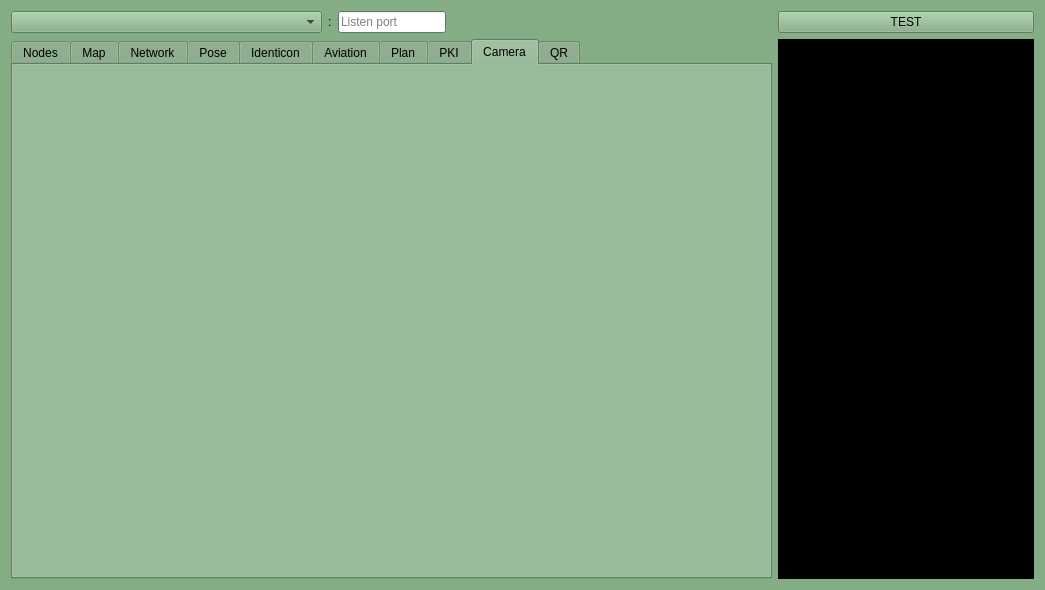
<?xml version="1.0" encoding="UTF-8"?>
<ui version="4.0">
 <class>HubWindow</class>
 <widget class="QMainWindow" name="HubWindow">
  <property name="geometry">
   <rect>
    <x>0</x>
    <y>0</y>
    <width>1045</width>
    <height>590</height>
   </rect>
  </property>
  <property name="sizePolicy">
   <sizepolicy hsizetype="Ignored" vsizetype="Preferred">
    <horstretch>0</horstretch>
    <verstretch>0</verstretch>
   </sizepolicy>
  </property>
  <property name="palette">
   <palette>
    <active>
     <colorrole role="WindowText">
      <brush brushstyle="SolidPattern">
       <color alpha="255">
        <red>0</red>
        <green>0</green>
        <blue>0</blue>
       </color>
      </brush>
     </colorrole>
     <colorrole role="Button">
      <brush brushstyle="SolidPattern">
       <color alpha="255">
        <red>132</red>
        <green>173</green>
        <blue>133</blue>
       </color>
      </brush>
     </colorrole>
     <colorrole role="Light">
      <brush brushstyle="SolidPattern">
       <color alpha="255">
        <red>199</red>
        <green>255</green>
        <blue>201</blue>
       </color>
      </brush>
     </colorrole>
     <colorrole role="Midlight">
      <brush brushstyle="SolidPattern">
       <color alpha="255">
        <red>165</red>
        <green>214</green>
        <blue>167</blue>
       </color>
      </brush>
     </colorrole>
     <colorrole role="Dark">
      <brush brushstyle="SolidPattern">
       <color alpha="255">
        <red>66</red>
        <green>86</green>
        <blue>66</blue>
       </color>
      </brush>
     </colorrole>
     <colorrole role="Mid">
      <brush brushstyle="SolidPattern">
       <color alpha="255">
        <red>88</red>
        <green>115</green>
        <blue>89</blue>
       </color>
      </brush>
     </colorrole>
     <colorrole role="Text">
      <brush brushstyle="SolidPattern">
       <color alpha="255">
        <red>0</red>
        <green>0</green>
        <blue>0</blue>
       </color>
      </brush>
     </colorrole>
     <colorrole role="BrightText">
      <brush brushstyle="SolidPattern">
       <color alpha="255">
        <red>255</red>
        <green>255</green>
        <blue>255</blue>
       </color>
      </brush>
     </colorrole>
     <colorrole role="ButtonText">
      <brush brushstyle="SolidPattern">
       <color alpha="255">
        <red>0</red>
        <green>0</green>
        <blue>0</blue>
       </color>
      </brush>
     </colorrole>
     <colorrole role="Base">
      <brush brushstyle="SolidPattern">
       <color alpha="255">
        <red>255</red>
        <green>255</green>
        <blue>255</blue>
       </color>
      </brush>
     </colorrole>
     <colorrole role="Window">
      <brush brushstyle="SolidPattern">
       <color alpha="255">
        <red>132</red>
        <green>173</green>
        <blue>133</blue>
       </color>
      </brush>
     </colorrole>
     <colorrole role="Shadow">
      <brush brushstyle="SolidPattern">
       <color alpha="255">
        <red>0</red>
        <green>0</green>
        <blue>0</blue>
       </color>
      </brush>
     </colorrole>
     <colorrole role="AlternateBase">
      <brush brushstyle="SolidPattern">
       <color alpha="255">
        <red>193</red>
        <green>214</green>
        <blue>194</blue>
       </color>
      </brush>
     </colorrole>
     <colorrole role="ToolTipBase">
      <brush brushstyle="SolidPattern">
       <color alpha="255">
        <red>255</red>
        <green>255</green>
        <blue>220</blue>
       </color>
      </brush>
     </colorrole>
     <colorrole role="ToolTipText">
      <brush brushstyle="SolidPattern">
       <color alpha="255">
        <red>0</red>
        <green>0</green>
        <blue>0</blue>
       </color>
      </brush>
     </colorrole>
    </active>
    <inactive>
     <colorrole role="WindowText">
      <brush brushstyle="SolidPattern">
       <color alpha="255">
        <red>0</red>
        <green>0</green>
        <blue>0</blue>
       </color>
      </brush>
     </colorrole>
     <colorrole role="Button">
      <brush brushstyle="SolidPattern">
       <color alpha="255">
        <red>132</red>
        <green>173</green>
        <blue>133</blue>
       </color>
      </brush>
     </colorrole>
     <colorrole role="Light">
      <brush brushstyle="SolidPattern">
       <color alpha="255">
        <red>199</red>
        <green>255</green>
        <blue>201</blue>
       </color>
      </brush>
     </colorrole>
     <colorrole role="Midlight">
      <brush brushstyle="SolidPattern">
       <color alpha="255">
        <red>165</red>
        <green>214</green>
        <blue>167</blue>
       </color>
      </brush>
     </colorrole>
     <colorrole role="Dark">
      <brush brushstyle="SolidPattern">
       <color alpha="255">
        <red>66</red>
        <green>86</green>
        <blue>66</blue>
       </color>
      </brush>
     </colorrole>
     <colorrole role="Mid">
      <brush brushstyle="SolidPattern">
       <color alpha="255">
        <red>88</red>
        <green>115</green>
        <blue>89</blue>
       </color>
      </brush>
     </colorrole>
     <colorrole role="Text">
      <brush brushstyle="SolidPattern">
       <color alpha="255">
        <red>0</red>
        <green>0</green>
        <blue>0</blue>
       </color>
      </brush>
     </colorrole>
     <colorrole role="BrightText">
      <brush brushstyle="SolidPattern">
       <color alpha="255">
        <red>255</red>
        <green>255</green>
        <blue>255</blue>
       </color>
      </brush>
     </colorrole>
     <colorrole role="ButtonText">
      <brush brushstyle="SolidPattern">
       <color alpha="255">
        <red>0</red>
        <green>0</green>
        <blue>0</blue>
       </color>
      </brush>
     </colorrole>
     <colorrole role="Base">
      <brush brushstyle="SolidPattern">
       <color alpha="255">
        <red>255</red>
        <green>255</green>
        <blue>255</blue>
       </color>
      </brush>
     </colorrole>
     <colorrole role="Window">
      <brush brushstyle="SolidPattern">
       <color alpha="255">
        <red>132</red>
        <green>173</green>
        <blue>133</blue>
       </color>
      </brush>
     </colorrole>
     <colorrole role="Shadow">
      <brush brushstyle="SolidPattern">
       <color alpha="255">
        <red>0</red>
        <green>0</green>
        <blue>0</blue>
       </color>
      </brush>
     </colorrole>
     <colorrole role="AlternateBase">
      <brush brushstyle="SolidPattern">
       <color alpha="255">
        <red>193</red>
        <green>214</green>
        <blue>194</blue>
       </color>
      </brush>
     </colorrole>
     <colorrole role="ToolTipBase">
      <brush brushstyle="SolidPattern">
       <color alpha="255">
        <red>255</red>
        <green>255</green>
        <blue>220</blue>
       </color>
      </brush>
     </colorrole>
     <colorrole role="ToolTipText">
      <brush brushstyle="SolidPattern">
       <color alpha="255">
        <red>0</red>
        <green>0</green>
        <blue>0</blue>
       </color>
      </brush>
     </colorrole>
    </inactive>
    <disabled>
     <colorrole role="WindowText">
      <brush brushstyle="SolidPattern">
       <color alpha="255">
        <red>66</red>
        <green>86</green>
        <blue>66</blue>
       </color>
      </brush>
     </colorrole>
     <colorrole role="Button">
      <brush brushstyle="SolidPattern">
       <color alpha="255">
        <red>132</red>
        <green>173</green>
        <blue>133</blue>
       </color>
      </brush>
     </colorrole>
     <colorrole role="Light">
      <brush brushstyle="SolidPattern">
       <color alpha="255">
        <red>199</red>
        <green>255</green>
        <blue>201</blue>
       </color>
      </brush>
     </colorrole>
     <colorrole role="Midlight">
      <brush brushstyle="SolidPattern">
       <color alpha="255">
        <red>165</red>
        <green>214</green>
        <blue>167</blue>
       </color>
      </brush>
     </colorrole>
     <colorrole role="Dark">
      <brush brushstyle="SolidPattern">
       <color alpha="255">
        <red>66</red>
        <green>86</green>
        <blue>66</blue>
       </color>
      </brush>
     </colorrole>
     <colorrole role="Mid">
      <brush brushstyle="SolidPattern">
       <color alpha="255">
        <red>88</red>
        <green>115</green>
        <blue>89</blue>
       </color>
      </brush>
     </colorrole>
     <colorrole role="Text">
      <brush brushstyle="SolidPattern">
       <color alpha="255">
        <red>66</red>
        <green>86</green>
        <blue>66</blue>
       </color>
      </brush>
     </colorrole>
     <colorrole role="BrightText">
      <brush brushstyle="SolidPattern">
       <color alpha="255">
        <red>255</red>
        <green>255</green>
        <blue>255</blue>
       </color>
      </brush>
     </colorrole>
     <colorrole role="ButtonText">
      <brush brushstyle="SolidPattern">
       <color alpha="255">
        <red>66</red>
        <green>86</green>
        <blue>66</blue>
       </color>
      </brush>
     </colorrole>
     <colorrole role="Base">
      <brush brushstyle="SolidPattern">
       <color alpha="255">
        <red>132</red>
        <green>173</green>
        <blue>133</blue>
       </color>
      </brush>
     </colorrole>
     <colorrole role="Window">
      <brush brushstyle="SolidPattern">
       <color alpha="255">
        <red>132</red>
        <green>173</green>
        <blue>133</blue>
       </color>
      </brush>
     </colorrole>
     <colorrole role="Shadow">
      <brush brushstyle="SolidPattern">
       <color alpha="255">
        <red>0</red>
        <green>0</green>
        <blue>0</blue>
       </color>
      </brush>
     </colorrole>
     <colorrole role="AlternateBase">
      <brush brushstyle="SolidPattern">
       <color alpha="255">
        <red>132</red>
        <green>173</green>
        <blue>133</blue>
       </color>
      </brush>
     </colorrole>
     <colorrole role="ToolTipBase">
      <brush brushstyle="SolidPattern">
       <color alpha="255">
        <red>255</red>
        <green>255</green>
        <blue>220</blue>
       </color>
      </brush>
     </colorrole>
     <colorrole role="ToolTipText">
      <brush brushstyle="SolidPattern">
       <color alpha="255">
        <red>0</red>
        <green>0</green>
        <blue>0</blue>
       </color>
      </brush>
     </colorrole>
    </disabled>
   </palette>
  </property>
  <property name="windowTitle">
   <string>OctoMY™ - Hub</string>
  </property>
  <property name="windowIcon">
   <iconset resource="../resources/icons.qrc">
    <normaloff>:/icons/hub.svg</normaloff>:/icons/hub.svg</iconset>
  </property>
  <widget class="QWidget" name="centralWidget">
   <layout class="QGridLayout" name="gridLayout_5">
    <item row="2" column="1">
     <widget class="QPlainTextEdit" name="logScroll">
      <property name="sizePolicy">
       <sizepolicy hsizetype="Minimum" vsizetype="Expanding">
        <horstretch>0</horstretch>
        <verstretch>0</verstretch>
       </sizepolicy>
      </property>
      <property name="palette">
       <palette>
        <active>
         <colorrole role="WindowText">
          <brush brushstyle="SolidPattern">
           <color alpha="255">
            <red>119</red>
            <green>255</green>
            <blue>243</blue>
           </color>
          </brush>
         </colorrole>
         <colorrole role="Button">
          <brush brushstyle="SolidPattern">
           <color alpha="255">
            <red>0</red>
            <green>0</green>
            <blue>0</blue>
           </color>
          </brush>
         </colorrole>
         <colorrole role="Light">
          <brush brushstyle="SolidPattern">
           <color alpha="255">
            <red>0</red>
            <green>0</green>
            <blue>0</blue>
           </color>
          </brush>
         </colorrole>
         <colorrole role="Midlight">
          <brush brushstyle="SolidPattern">
           <color alpha="255">
            <red>0</red>
            <green>0</green>
            <blue>0</blue>
           </color>
          </brush>
         </colorrole>
         <colorrole role="Dark">
          <brush brushstyle="SolidPattern">
           <color alpha="255">
            <red>0</red>
            <green>0</green>
            <blue>0</blue>
           </color>
          </brush>
         </colorrole>
         <colorrole role="Mid">
          <brush brushstyle="SolidPattern">
           <color alpha="255">
            <red>0</red>
            <green>0</green>
            <blue>0</blue>
           </color>
          </brush>
         </colorrole>
         <colorrole role="Text">
          <brush brushstyle="SolidPattern">
           <color alpha="255">
            <red>119</red>
            <green>254</green>
            <blue>242</blue>
           </color>
          </brush>
         </colorrole>
         <colorrole role="BrightText">
          <brush brushstyle="SolidPattern">
           <color alpha="255">
            <red>119</red>
            <green>254</green>
            <blue>242</blue>
           </color>
          </brush>
         </colorrole>
         <colorrole role="ButtonText">
          <brush brushstyle="SolidPattern">
           <color alpha="255">
            <red>255</red>
            <green>255</green>
            <blue>255</blue>
           </color>
          </brush>
         </colorrole>
         <colorrole role="Base">
          <brush brushstyle="SolidPattern">
           <color alpha="255">
            <red>0</red>
            <green>0</green>
            <blue>0</blue>
           </color>
          </brush>
         </colorrole>
         <colorrole role="Window">
          <brush brushstyle="SolidPattern">
           <color alpha="255">
            <red>0</red>
            <green>0</green>
            <blue>0</blue>
           </color>
          </brush>
         </colorrole>
         <colorrole role="Shadow">
          <brush brushstyle="SolidPattern">
           <color alpha="255">
            <red>0</red>
            <green>0</green>
            <blue>0</blue>
           </color>
          </brush>
         </colorrole>
         <colorrole role="AlternateBase">
          <brush brushstyle="SolidPattern">
           <color alpha="255">
            <red>0</red>
            <green>0</green>
            <blue>0</blue>
           </color>
          </brush>
         </colorrole>
         <colorrole role="ToolTipBase">
          <brush brushstyle="SolidPattern">
           <color alpha="255">
            <red>255</red>
            <green>255</green>
            <blue>220</blue>
           </color>
          </brush>
         </colorrole>
         <colorrole role="ToolTipText">
          <brush brushstyle="SolidPattern">
           <color alpha="255">
            <red>0</red>
            <green>0</green>
            <blue>0</blue>
           </color>
          </brush>
         </colorrole>
        </active>
        <inactive>
         <colorrole role="WindowText">
          <brush brushstyle="SolidPattern">
           <color alpha="255">
            <red>119</red>
            <green>255</green>
            <blue>243</blue>
           </color>
          </brush>
         </colorrole>
         <colorrole role="Button">
          <brush brushstyle="SolidPattern">
           <color alpha="255">
            <red>0</red>
            <green>0</green>
            <blue>0</blue>
           </color>
          </brush>
         </colorrole>
         <colorrole role="Light">
          <brush brushstyle="SolidPattern">
           <color alpha="255">
            <red>0</red>
            <green>0</green>
            <blue>0</blue>
           </color>
          </brush>
         </colorrole>
         <colorrole role="Midlight">
          <brush brushstyle="SolidPattern">
           <color alpha="255">
            <red>0</red>
            <green>0</green>
            <blue>0</blue>
           </color>
          </brush>
         </colorrole>
         <colorrole role="Dark">
          <brush brushstyle="SolidPattern">
           <color alpha="255">
            <red>0</red>
            <green>0</green>
            <blue>0</blue>
           </color>
          </brush>
         </colorrole>
         <colorrole role="Mid">
          <brush brushstyle="SolidPattern">
           <color alpha="255">
            <red>0</red>
            <green>0</green>
            <blue>0</blue>
           </color>
          </brush>
         </colorrole>
         <colorrole role="Text">
          <brush brushstyle="SolidPattern">
           <color alpha="255">
            <red>119</red>
            <green>254</green>
            <blue>242</blue>
           </color>
          </brush>
         </colorrole>
         <colorrole role="BrightText">
          <brush brushstyle="SolidPattern">
           <color alpha="255">
            <red>119</red>
            <green>254</green>
            <blue>242</blue>
           </color>
          </brush>
         </colorrole>
         <colorrole role="ButtonText">
          <brush brushstyle="SolidPattern">
           <color alpha="255">
            <red>255</red>
            <green>255</green>
            <blue>255</blue>
           </color>
          </brush>
         </colorrole>
         <colorrole role="Base">
          <brush brushstyle="SolidPattern">
           <color alpha="255">
            <red>0</red>
            <green>0</green>
            <blue>0</blue>
           </color>
          </brush>
         </colorrole>
         <colorrole role="Window">
          <brush brushstyle="SolidPattern">
           <color alpha="255">
            <red>0</red>
            <green>0</green>
            <blue>0</blue>
           </color>
          </brush>
         </colorrole>
         <colorrole role="Shadow">
          <brush brushstyle="SolidPattern">
           <color alpha="255">
            <red>0</red>
            <green>0</green>
            <blue>0</blue>
           </color>
          </brush>
         </colorrole>
         <colorrole role="AlternateBase">
          <brush brushstyle="SolidPattern">
           <color alpha="255">
            <red>0</red>
            <green>0</green>
            <blue>0</blue>
           </color>
          </brush>
         </colorrole>
         <colorrole role="ToolTipBase">
          <brush brushstyle="SolidPattern">
           <color alpha="255">
            <red>255</red>
            <green>255</green>
            <blue>220</blue>
           </color>
          </brush>
         </colorrole>
         <colorrole role="ToolTipText">
          <brush brushstyle="SolidPattern">
           <color alpha="255">
            <red>0</red>
            <green>0</green>
            <blue>0</blue>
           </color>
          </brush>
         </colorrole>
        </inactive>
        <disabled>
         <colorrole role="WindowText">
          <brush brushstyle="SolidPattern">
           <color alpha="255">
            <red>0</red>
            <green>0</green>
            <blue>0</blue>
           </color>
          </brush>
         </colorrole>
         <colorrole role="Button">
          <brush brushstyle="SolidPattern">
           <color alpha="255">
            <red>0</red>
            <green>0</green>
            <blue>0</blue>
           </color>
          </brush>
         </colorrole>
         <colorrole role="Light">
          <brush brushstyle="SolidPattern">
           <color alpha="255">
            <red>0</red>
            <green>0</green>
            <blue>0</blue>
           </color>
          </brush>
         </colorrole>
         <colorrole role="Midlight">
          <brush brushstyle="SolidPattern">
           <color alpha="255">
            <red>0</red>
            <green>0</green>
            <blue>0</blue>
           </color>
          </brush>
         </colorrole>
         <colorrole role="Dark">
          <brush brushstyle="SolidPattern">
           <color alpha="255">
            <red>0</red>
            <green>0</green>
            <blue>0</blue>
           </color>
          </brush>
         </colorrole>
         <colorrole role="Mid">
          <brush brushstyle="SolidPattern">
           <color alpha="255">
            <red>0</red>
            <green>0</green>
            <blue>0</blue>
           </color>
          </brush>
         </colorrole>
         <colorrole role="Text">
          <brush brushstyle="SolidPattern">
           <color alpha="255">
            <red>0</red>
            <green>0</green>
            <blue>0</blue>
           </color>
          </brush>
         </colorrole>
         <colorrole role="BrightText">
          <brush brushstyle="SolidPattern">
           <color alpha="255">
            <red>119</red>
            <green>254</green>
            <blue>242</blue>
           </color>
          </brush>
         </colorrole>
         <colorrole role="ButtonText">
          <brush brushstyle="SolidPattern">
           <color alpha="255">
            <red>0</red>
            <green>0</green>
            <blue>0</blue>
           </color>
          </brush>
         </colorrole>
         <colorrole role="Base">
          <brush brushstyle="SolidPattern">
           <color alpha="255">
            <red>0</red>
            <green>0</green>
            <blue>0</blue>
           </color>
          </brush>
         </colorrole>
         <colorrole role="Window">
          <brush brushstyle="SolidPattern">
           <color alpha="255">
            <red>0</red>
            <green>0</green>
            <blue>0</blue>
           </color>
          </brush>
         </colorrole>
         <colorrole role="Shadow">
          <brush brushstyle="SolidPattern">
           <color alpha="255">
            <red>0</red>
            <green>0</green>
            <blue>0</blue>
           </color>
          </brush>
         </colorrole>
         <colorrole role="AlternateBase">
          <brush brushstyle="SolidPattern">
           <color alpha="255">
            <red>0</red>
            <green>0</green>
            <blue>0</blue>
           </color>
          </brush>
         </colorrole>
         <colorrole role="ToolTipBase">
          <brush brushstyle="SolidPattern">
           <color alpha="255">
            <red>255</red>
            <green>255</green>
            <blue>220</blue>
           </color>
          </brush>
         </colorrole>
         <colorrole role="ToolTipText">
          <brush brushstyle="SolidPattern">
           <color alpha="255">
            <red>0</red>
            <green>0</green>
            <blue>0</blue>
           </color>
          </brush>
         </colorrole>
        </disabled>
       </palette>
      </property>
      <property name="undoRedoEnabled">
       <bool>false</bool>
      </property>
      <property name="lineWrapMode">
       <enum>QPlainTextEdit::NoWrap</enum>
      </property>
      <property name="readOnly">
       <bool>true</bool>
      </property>
      <property name="plainText">
       <string/>
      </property>
      <property name="backgroundVisible">
       <bool>true</bool>
      </property>
     </widget>
    </item>
    <item row="2" column="0">
     <widget class="QTabWidget" name="tabWidget">
      <property name="toolTip">
       <string/>
      </property>
      <property name="currentIndex">
       <number>8</number>
      </property>
      <widget class="QWidget" name="tabIncomming">
       <property name="toolTip">
        <string>Look for incomming / unauthenticated remotes and agents</string>
       </property>
       <attribute name="icon">
        <iconset resource="../resources/icons.qrc">
         <normaloff>:/icons/agent.svg</normaloff>:/icons/agent.svg</iconset>
       </attribute>
       <attribute name="title">
        <string>Nodes</string>
       </attribute>
       <layout class="QGridLayout" name="gridLayout">
        <property name="leftMargin">
         <number>0</number>
        </property>
        <property name="topMargin">
         <number>0</number>
        </property>
        <property name="rightMargin">
         <number>0</number>
        </property>
        <property name="bottomMargin">
         <number>0</number>
        </property>
        <property name="spacing">
         <number>0</number>
        </property>
        <item row="0" column="2">
         <widget class="QSplitter" name="splitter">
          <property name="orientation">
           <enum>Qt::Horizontal</enum>
          </property>
          <widget class="QWidget" name="layoutWidget">
           <layout class="QGridLayout" name="gridLayout_3">
            <item row="1" column="0">
             <widget class="MultiView" name="widgetIncommingNodes" native="true">
              <property name="sizePolicy">
               <sizepolicy hsizetype="Preferred" vsizetype="Expanding">
                <horstretch>0</horstretch>
                <verstretch>0</verstretch>
               </sizepolicy>
              </property>
             </widget>
            </item>
            <item row="1" column="1">
             <widget class="MultiView" name="widgetActiveNodes" native="true">
              <property name="sizePolicy">
               <sizepolicy hsizetype="Preferred" vsizetype="Expanding">
                <horstretch>0</horstretch>
                <verstretch>0</verstretch>
               </sizepolicy>
              </property>
             </widget>
            </item>
            <item row="0" column="0" colspan="2">
             <layout class="QHBoxLayout" name="horizontalLayout_5">
              <item>
               <widget class="QComboBox" name="comboBoxAddLocal">
                <item>
                 <property name="text">
                  <string>Add:</string>
                 </property>
                </item>
                <item>
                 <property name="text">
                  <string>Remote</string>
                 </property>
                 <property name="icon">
                  <iconset resource="../resources/icons.qrc">
                   <normaloff>:/icons/remote.svg</normaloff>:/icons/remote.svg</iconset>
                 </property>
                </item>
                <item>
                 <property name="text">
                  <string>Agent</string>
                 </property>
                 <property name="icon">
                  <iconset resource="../resources/icons.qrc">
                   <normaloff>:/icons/agent.svg</normaloff>:/icons/agent.svg</iconset>
                 </property>
                </item>
               </widget>
              </item>
              <item>
               <spacer name="horizontalSpacer">
                <property name="orientation">
                 <enum>Qt::Horizontal</enum>
                </property>
                <property name="sizeHint" stdset="0">
                 <size>
                  <width>40</width>
                  <height>20</height>
                 </size>
                </property>
               </spacer>
              </item>
             </layout>
            </item>
           </layout>
          </widget>
          <widget class="QWidget" name="layoutWidget2">
           <layout class="QVBoxLayout" name="verticalLayout">
            <item>
             <widget class="QPlainTextEdit" name="plainTextEditSummary">
              <property name="sizePolicy">
               <sizepolicy hsizetype="Minimum" vsizetype="Expanding">
                <horstretch>0</horstretch>
                <verstretch>0</verstretch>
               </sizepolicy>
              </property>
              <property name="autoFillBackground">
               <bool>false</bool>
              </property>
              <property name="frameShape">
               <enum>QFrame::NoFrame</enum>
              </property>
              <property name="frameShadow">
               <enum>QFrame::Plain</enum>
              </property>
              <property name="lineWidth">
               <number>0</number>
              </property>
              <property name="readOnly">
               <bool>true</bool>
              </property>
              <property name="backgroundVisible">
               <bool>false</bool>
              </property>
             </widget>
            </item>
            <item>
             <widget class="QPushButton" name="pushButtonShowStats">
              <property name="text">
               <string>Stats</string>
              </property>
             </widget>
            </item>
           </layout>
          </widget>
         </widget>
        </item>
       </layout>
      </widget>
      <widget class="QWidget" name="tabMap">
       <property name="toolTip">
        <string>View agents and remotes in map</string>
       </property>
       <attribute name="icon">
        <iconset resource="../resources/icons.qrc">
         <normaloff>:/icons/map.svg</normaloff>:/icons/map.svg</iconset>
       </attribute>
       <attribute name="title">
        <string>Map</string>
       </attribute>
       <layout class="QGridLayout" name="gridLayout_2">
        <property name="leftMargin">
         <number>0</number>
        </property>
        <property name="topMargin">
         <number>0</number>
        </property>
        <property name="rightMargin">
         <number>0</number>
        </property>
        <property name="bottomMargin">
         <number>0</number>
        </property>
        <property name="spacing">
         <number>0</number>
        </property>
        <item row="0" column="0">
         <widget class="qmapcontrol::MapControl" name="widgetMap" native="true">
          <property name="sizePolicy">
           <sizepolicy hsizetype="Minimum" vsizetype="Expanding">
            <horstretch>0</horstretch>
            <verstretch>0</verstretch>
           </sizepolicy>
          </property>
         </widget>
        </item>
       </layout>
      </widget>
      <widget class="QWidget" name="tabNetwork">
       <property name="toolTip">
        <string>Network tools</string>
       </property>
       <attribute name="icon">
        <iconset resource="../resources/icons.qrc">
         <normaloff>:/icons/network.svg</normaloff>:/icons/network.svg</iconset>
       </attribute>
       <attribute name="title">
        <string>Network</string>
       </attribute>
       <layout class="QVBoxLayout" name="verticalLayout_2">
        <item>
         <layout class="QHBoxLayout" name="horizontalLayout_2">
          <item>
           <widget class="TextEntry" name="lineEditRemoteAddress">
            <property name="placeholderText">
             <string>test address</string>
            </property>
           </widget>
          </item>
          <item>
           <widget class="QLabel" name="label">
            <property name="text">
             <string>:</string>
            </property>
           </widget>
          </item>
          <item>
           <widget class="TextEntry" name="lineEditRemotePort">
            <property name="sizePolicy">
             <sizepolicy hsizetype="Preferred" vsizetype="Fixed">
              <horstretch>0</horstretch>
              <verstretch>0</verstretch>
             </sizepolicy>
            </property>
            <property name="maxLength">
             <number>6</number>
            </property>
            <property name="placeholderText">
             <string>test port</string>
            </property>
           </widget>
          </item>
         </layout>
        </item>
        <item>
         <layout class="QHBoxLayout" name="horizontalLayout_3">
          <item>
           <widget class="QLabel" name="label_2">
            <property name="text">
             <string>Packet count:</string>
            </property>
           </widget>
          </item>
          <item>
           <widget class="QSlider" name="horizontalSliderSendCount">
            <property name="minimum">
             <number>1</number>
            </property>
            <property name="maximum">
             <number>100</number>
            </property>
            <property name="orientation">
             <enum>Qt::Horizontal</enum>
            </property>
            <property name="tickPosition">
             <enum>QSlider::TicksBelow</enum>
            </property>
           </widget>
          </item>
         </layout>
        </item>
        <item>
         <widget class="QHexEdit" name="hexEditor">
          <property name="frameShape">
           <enum>QFrame::StyledPanel</enum>
          </property>
          <property name="frameShadow">
           <enum>QFrame::Raised</enum>
          </property>
         </widget>
        </item>
        <item>
         <layout class="QHBoxLayout" name="horizontalLayout_4">
          <item>
           <widget class="QLabel" name="label_3">
            <property name="text">
             <string>size:</string>
            </property>
           </widget>
          </item>
          <item>
           <widget class="QSlider" name="horizontalSliderSendSize">
            <property name="minimum">
             <number>1</number>
            </property>
            <property name="maximum">
             <number>100</number>
            </property>
            <property name="orientation">
             <enum>Qt::Horizontal</enum>
            </property>
            <property name="tickPosition">
             <enum>QSlider::TicksBelow</enum>
            </property>
           </widget>
          </item>
         </layout>
        </item>
        <item>
         <widget class="QPushButton" name="pushButtonSendData">
          <property name="enabled">
           <bool>true</bool>
          </property>
          <property name="toolTip">
           <string>Send some test data to address and port selected</string>
          </property>
          <property name="text">
           <string>Send Data</string>
          </property>
         </widget>
        </item>
        <item>
         <spacer name="verticalSpacer">
          <property name="orientation">
           <enum>Qt::Vertical</enum>
          </property>
          <property name="sizeHint" stdset="0">
           <size>
            <width>20</width>
            <height>331</height>
           </size>
          </property>
         </spacer>
        </item>
       </layout>
      </widget>
      <widget class="QWidget" name="tabPose">
       <attribute name="icon">
        <iconset resource="../resources/icons.qrc">
         <normaloff>:/icons/pose.svg</normaloff>:/icons/pose.svg</iconset>
       </attribute>
       <attribute name="title">
        <string>Pose</string>
       </attribute>
       <layout class="QGridLayout" name="gridLayout_4">
        <item row="0" column="0">
         <widget class="QPushButton" name="pushButtonOpenModel">
          <property name="text">
           <string>Open Model</string>
          </property>
         </widget>
        </item>
        <item row="1" column="0">
         <widget class="PoseView" name="widgetPose" native="true"/>
        </item>
       </layout>
      </widget>
      <widget class="QWidget" name="tabIdenticon">
       <attribute name="icon">
        <iconset resource="../resources/icons.qrc">
         <normaloff>:/icons/octomy_logo_bare.svg</normaloff>:/icons/octomy_logo_bare.svg</iconset>
       </attribute>
       <attribute name="title">
        <string>Identicon</string>
       </attribute>
       <layout class="QVBoxLayout" name="verticalLayout_3">
        <item>
         <widget class="IdenticonWidget" name="widgetIdenticon" native="true">
          <property name="svgURL" stdset="0">
           <string>:/icons/identicon.svg</string>
          </property>
         </widget>
        </item>
       </layout>
      </widget>
      <widget class="QWidget" name="tabAviation">
       <attribute name="icon">
        <iconset resource="../resources/icons.qrc">
         <normaloff>:/icons/aviation.svg</normaloff>:/icons/aviation.svg</iconset>
       </attribute>
       <attribute name="title">
        <string>Aviation</string>
       </attribute>
       <layout class="QGridLayout" name="gridLayout_6">
        <item row="0" column="0">
         <widget class="QTabWidget" name="tabWidgetAviation">
          <property name="currentIndex">
           <number>2</number>
          </property>
          <widget class="QWidget" name="tabSix">
           <attribute name="title">
            <string>Six</string>
           </attribute>
           <layout class="QGridLayout" name="gridLayout_7">
            <item row="0" column="0">
             <widget class="WidgetSix" name="widgetSix" native="true"/>
            </item>
           </layout>
          </widget>
          <widget class="QWidget" name="tabPFD">
           <attribute name="title">
            <string>PFD</string>
           </attribute>
           <layout class="QGridLayout" name="gridLayout_8">
            <item row="0" column="0">
             <widget class="WidgetPFD" name="widgetPFD" native="true"/>
            </item>
           </layout>
          </widget>
          <widget class="QWidget" name="tabNAV">
           <attribute name="title">
            <string>Nav</string>
           </attribute>
           <layout class="QGridLayout" name="gridLayout_9">
            <item row="0" column="0">
             <widget class="WidgetNAV" name="widgetNAV" native="true"/>
            </item>
           </layout>
          </widget>
         </widget>
        </item>
       </layout>
      </widget>
      <widget class="QWidget" name="tabPlan">
       <attribute name="icon">
        <iconset resource="../resources/icons.qrc">
         <normaloff>:/icons/mandate.svg</normaloff>:/icons/mandate.svg</iconset>
       </attribute>
       <attribute name="title">
        <string>Plan</string>
       </attribute>
       <layout class="QGridLayout" name="gridLayout_10">
        <item row="1" column="0">
         <widget class="QPlainTextEdit" name="plainTextEditPlan"/>
        </item>
        <item row="0" column="0">
         <widget class="QPushButton" name="pushButtonParsePlan">
          <property name="text">
           <string>Parse</string>
          </property>
         </widget>
        </item>
       </layout>
      </widget>
      <widget class="QWidget" name="tabPKI">
       <attribute name="icon">
        <iconset resource="../resources/icons.qrc">
         <normaloff>:/icons/encryption.svg</normaloff>:/icons/encryption.svg</iconset>
       </attribute>
       <attribute name="title">
        <string>PKI</string>
       </attribute>
       <layout class="QGridLayout" name="gridLayout_12">
        <item row="1" column="1">
         <widget class="QPlainTextEdit" name="plainTextEditPublicKey"/>
        </item>
        <item row="0" column="1">
         <widget class="QLabel" name="label_5">
          <property name="text">
           <string>Public Key</string>
          </property>
         </widget>
        </item>
        <item row="2" column="1">
         <widget class="QLabel" name="label_6">
          <property name="text">
           <string>Private Key</string>
          </property>
         </widget>
        </item>
        <item row="3" column="1">
         <widget class="QPlainTextEdit" name="plainTextEditPrivateKey"/>
        </item>
        <item row="0" column="0" rowspan="4">
         <widget class="QGroupBox" name="groupBox">
          <property name="title">
           <string>Key Pair</string>
          </property>
          <layout class="QVBoxLayout" name="verticalLayout_5">
           <item>
            <widget class="QPushButton" name="pushButtonTestKeyPair">
             <property name="text">
              <string>Test</string>
             </property>
            </widget>
           </item>
           <item>
            <widget class="QPushButton" name="pushButtonGenerateKeyPair">
             <property name="text">
              <string>Generate</string>
             </property>
            </widget>
           </item>
           <item>
            <widget class="QPushButton" name="pushButtonSaveKeyPair">
             <property name="text">
              <string>Save</string>
             </property>
            </widget>
           </item>
           <item>
            <widget class="QPushButton" name="pushButtonLoadKeyPair">
             <property name="text">
              <string>Load</string>
             </property>
            </widget>
           </item>
           <item>
            <spacer name="verticalSpacer_2">
             <property name="orientation">
              <enum>Qt::Vertical</enum>
             </property>
             <property name="sizeHint" stdset="0">
              <size>
               <width>20</width>
               <height>40</height>
              </size>
             </property>
            </spacer>
           </item>
          </layout>
         </widget>
        </item>
       </layout>
      </widget>
      <widget class="QWidget" name="tabCamera">
       <attribute name="icon">
        <iconset resource="../resources/icons.qrc">
         <normaloff>:/icons/eye.svg</normaloff>:/icons/eye.svg</iconset>
       </attribute>
       <attribute name="title">
        <string>Camera</string>
       </attribute>
       <layout class="QGridLayout" name="gridLayout_11">
        <item row="0" column="0">
         <widget class="Camera" name="widgetCamera" native="true"/>
        </item>
       </layout>
      </widget>
      <widget class="QWidget" name="tabQR">
       <attribute name="icon">
        <iconset resource="../resources/icons.qrc">
         <normaloff>:/icons/qrcode.svg</normaloff>:/icons/qrcode.svg</iconset>
       </attribute>
       <attribute name="title">
        <string>QR</string>
       </attribute>
       <layout class="QVBoxLayout" name="verticalLayout_4">
        <item>
         <widget class="QLineEdit" name="lineEditQR">
          <property name="placeholderText">
           <string>Enter text here to generate QR Code from it</string>
          </property>
         </widget>
        </item>
        <item>
         <widget class="QRWidget" name="widgetQR" native="true"/>
        </item>
       </layout>
      </widget>
     </widget>
    </item>
    <item row="0" column="0">
     <layout class="QHBoxLayout" name="horizontalLayout">
      <item>
       <widget class="LocalAddressEntry" name="comboBoxLocalAddress">
        <property name="sizePolicy">
         <sizepolicy hsizetype="Expanding" vsizetype="Fixed">
          <horstretch>0</horstretch>
          <verstretch>0</verstretch>
         </sizepolicy>
        </property>
       </widget>
      </item>
      <item>
       <widget class="QLabel" name="label_4">
        <property name="text">
         <string>:</string>
        </property>
       </widget>
      </item>
      <item>
       <widget class="TextEntry" name="lineEditBindPort">
        <property name="sizePolicy">
         <sizepolicy hsizetype="Preferred" vsizetype="Fixed">
          <horstretch>0</horstretch>
          <verstretch>0</verstretch>
         </sizepolicy>
        </property>
        <property name="toolTip">
         <string>Select on which port this hub should listen for incomming connections by remotes and agents</string>
        </property>
        <property name="maxLength">
         <number>6</number>
        </property>
        <property name="placeholderText">
         <string>Listen port</string>
        </property>
       </widget>
      </item>
      <item>
       <widget class="TryToggle" name="tryToggleListen" native="true">
        <property name="sizePolicy">
         <sizepolicy hsizetype="Minimum" vsizetype="Minimum">
          <horstretch>0</horstretch>
          <verstretch>0</verstretch>
         </sizepolicy>
        </property>
        <property name="minimumSize">
         <size>
          <width>10</width>
          <height>10</height>
         </size>
        </property>
        <property name="toolTip">
         <string>Click to toggle server listening</string>
        </property>
       </widget>
      </item>
      <item>
       <spacer name="horizontalSpacer_2">
        <property name="orientation">
         <enum>Qt::Horizontal</enum>
        </property>
        <property name="sizeHint" stdset="0">
         <size>
          <width>40</width>
          <height>20</height>
         </size>
        </property>
       </spacer>
      </item>
     </layout>
    </item>
    <item row="0" column="1">
     <widget class="QPushButton" name="pushButtonTest">
      <property name="text">
       <string>TEST</string>
      </property>
     </widget>
    </item>
   </layout>
  </widget>
 </widget>
 <layoutdefault spacing="6" margin="11"/>
 <customwidgets>
  <customwidget>
   <class>TryToggle</class>
   <extends>QWidget</extends>
   <header>widgets/TryToggle.hpp</header>
   <container>1</container>
  </customwidget>
  <customwidget>
   <class>TextEntry</class>
   <extends>QLineEdit</extends>
   <header>widgets/TextEntry.hpp</header>
  </customwidget>
  <customwidget>
   <class>IdenticonWidget</class>
   <extends>QWidget</extends>
   <header>widgets/IdenticonWidget.hpp</header>
   <container>1</container>
  </customwidget>
  <customwidget>
   <class>LocalAddressEntry</class>
   <extends>QComboBox</extends>
   <header>widgets/LocalAddressEntry.hpp</header>
  </customwidget>
  <customwidget>
   <class>qmapcontrol::MapControl</class>
   <extends>QWidget</extends>
   <header>map/mapcontrol.h</header>
   <container>1</container>
  </customwidget>
  <customwidget>
   <class>MultiView</class>
   <extends>QWidget</extends>
   <header>widgets/MultiView.hpp</header>
   <container>1</container>
  </customwidget>
  <customwidget>
   <class>WidgetSix</class>
   <extends>QWidget</extends>
   <header>widgets/qfi/WidgetSix.h</header>
   <container>1</container>
  </customwidget>
  <customwidget>
   <class>WidgetPFD</class>
   <extends>QWidget</extends>
   <header>widgets/qfi/WidgetPFD.h</header>
   <container>1</container>
  </customwidget>
  <customwidget>
   <class>WidgetNAV</class>
   <extends>QWidget</extends>
   <header>widgets/qfi/WidgetNAV.h</header>
   <container>1</container>
  </customwidget>
  <customwidget>
   <class>PoseView</class>
   <extends>QWidget</extends>
   <header>3d/PoseView.hpp</header>
   <container>1</container>
  </customwidget>
  <customwidget>
   <class>QHexEdit</class>
   <extends>QFrame</extends>
   <header>widgets/hexedit/QHexEdit.hpp</header>
   <container>1</container>
  </customwidget>
  <customwidget>
   <class>Camera</class>
   <extends>QWidget</extends>
   <header>camera/Camera.hpp</header>
   <container>1</container>
  </customwidget>
  <customwidget>
   <class>QRWidget</class>
   <extends>QWidget</extends>
   <header>widgets/QRWidget.hpp</header>
   <container>1</container>
  </customwidget>
 </customwidgets>
 <resources>
  <include location="../resources/icons.qrc"/>
 </resources>
 <connections/>
</ui>
